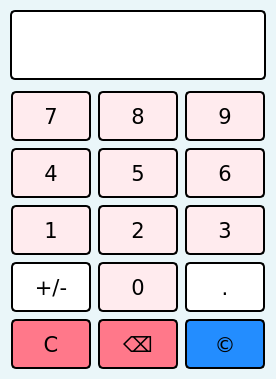
<?xml version="1.0" encoding="UTF-8"?>
<ui version="4.0">
 <class>variable_X</class>
 <widget class="QWidget" name="variable_X">
  <property name="geometry">
   <rect>
    <x>0</x>
    <y>0</y>
    <width>276</width>
    <height>379</height>
   </rect>
  </property>
  <property name="minimumSize">
   <size>
    <width>276</width>
    <height>0</height>
   </size>
  </property>
  <property name="maximumSize">
   <size>
    <width>276</width>
    <height>16777215</height>
   </size>
  </property>
  <property name="windowTitle">
   <string>Введи значение переменной Х</string>
  </property>
  <property name="styleSheet">
   <string notr="true">background-color: rgb(234, 246, 249)</string>
  </property>
  <widget class="QWidget" name="gridLayoutWidget">
   <property name="geometry">
    <rect>
     <x>10</x>
     <y>90</y>
     <width>256</width>
     <height>281</height>
    </rect>
   </property>
   <layout class="QGridLayout" name="gridLayout">
    <item row="4" column="1">
     <widget class="QPushButton" name="button_back">
      <property name="minimumSize">
       <size>
        <width>80</width>
        <height>50</height>
       </size>
      </property>
      <property name="maximumSize">
       <size>
        <width>80</width>
        <height>50</height>
       </size>
      </property>
      <property name="font">
       <font>
        <family>Verdana</family>
        <pointsize>16</pointsize>
        <bold>false</bold>
       </font>
      </property>
      <property name="mouseTracking">
       <bool>true</bool>
      </property>
      <property name="focusPolicy">
       <enum>Qt::WheelFocus</enum>
      </property>
      <property name="styleSheet">
       <string notr="true">
QPushButton {
	background-color: rgb(255, 120, 138);
	border: 2px solid black;
	border-radius: 5px;
}

QPushButton:hover {
	background-color: rgb(255, 79, 91);
}

QPushButton:pressed {
	background-color: rgb(255, 0, 13);
}</string>
      </property>
      <property name="text">
       <string>⌫</string>
      </property>
     </widget>
    </item>
    <item row="1" column="2">
     <widget class="QPushButton" name="button_6">
      <property name="minimumSize">
       <size>
        <width>80</width>
        <height>50</height>
       </size>
      </property>
      <property name="maximumSize">
       <size>
        <width>80</width>
        <height>50</height>
       </size>
      </property>
      <property name="font">
       <font>
        <family>Verdana</family>
        <pointsize>16</pointsize>
        <bold>false</bold>
       </font>
      </property>
      <property name="mouseTracking">
       <bool>true</bool>
      </property>
      <property name="focusPolicy">
       <enum>Qt::WheelFocus</enum>
      </property>
      <property name="styleSheet">
       <string notr="true">
QPushButton {
	background-color: rgb(255, 235, 238);
	border: 2px solid black;
	border-radius: 5px;
}

QPushButton:hover {
	background-color: rgb(176, 254, 255)
}

QPushButton:pressed {
	background-color: rgb(87, 252, 255)
}</string>
      </property>
      <property name="text">
       <string>6</string>
      </property>
     </widget>
    </item>
    <item row="3" column="1">
     <widget class="QPushButton" name="button_0">
      <property name="minimumSize">
       <size>
        <width>80</width>
        <height>50</height>
       </size>
      </property>
      <property name="maximumSize">
       <size>
        <width>80</width>
        <height>50</height>
       </size>
      </property>
      <property name="font">
       <font>
        <family>Verdana</family>
        <pointsize>16</pointsize>
        <bold>false</bold>
       </font>
      </property>
      <property name="mouseTracking">
       <bool>true</bool>
      </property>
      <property name="focusPolicy">
       <enum>Qt::WheelFocus</enum>
      </property>
      <property name="styleSheet">
       <string notr="true">
QPushButton {
	background-color: rgb(255, 235, 238);
	border: 2px solid black;
	border-radius: 5px;
}

QPushButton:hover {
	background-color: rgb(176, 254, 255)
}

QPushButton:pressed {
	background-color: rgb(87, 252, 255)
}</string>
      </property>
      <property name="text">
       <string>0</string>
      </property>
     </widget>
    </item>
    <item row="4" column="0">
     <widget class="QPushButton" name="button_C">
      <property name="minimumSize">
       <size>
        <width>80</width>
        <height>50</height>
       </size>
      </property>
      <property name="maximumSize">
       <size>
        <width>80</width>
        <height>50</height>
       </size>
      </property>
      <property name="font">
       <font>
        <family>Verdana</family>
        <pointsize>16</pointsize>
        <bold>false</bold>
       </font>
      </property>
      <property name="mouseTracking">
       <bool>true</bool>
      </property>
      <property name="focusPolicy">
       <enum>Qt::WheelFocus</enum>
      </property>
      <property name="styleSheet">
       <string notr="true">
QPushButton {
	background-color: rgb(255, 120, 138);
	border: 2px solid black;
	border-radius: 5px;
}

QPushButton:hover {
	background-color: rgb(255, 79, 91);
}

QPushButton:pressed {
	background-color: rgb(255, 0, 13);
}</string>
      </property>
      <property name="text">
       <string>C</string>
      </property>
     </widget>
    </item>
    <item row="1" column="0">
     <widget class="QPushButton" name="button_4">
      <property name="minimumSize">
       <size>
        <width>80</width>
        <height>50</height>
       </size>
      </property>
      <property name="maximumSize">
       <size>
        <width>80</width>
        <height>50</height>
       </size>
      </property>
      <property name="font">
       <font>
        <family>Verdana</family>
        <pointsize>16</pointsize>
        <bold>false</bold>
       </font>
      </property>
      <property name="mouseTracking">
       <bool>true</bool>
      </property>
      <property name="focusPolicy">
       <enum>Qt::WheelFocus</enum>
      </property>
      <property name="styleSheet">
       <string notr="true">
QPushButton {
	background-color: rgb(255, 235, 238);
	border: 2px solid black;
	border-radius: 5px;
}

QPushButton:hover {
	background-color: rgb(176, 254, 255)
}

QPushButton:pressed {
	background-color: rgb(87, 252, 255)
}</string>
      </property>
      <property name="text">
       <string>4</string>
      </property>
     </widget>
    </item>
    <item row="0" column="2">
     <widget class="QPushButton" name="button_9">
      <property name="minimumSize">
       <size>
        <width>80</width>
        <height>50</height>
       </size>
      </property>
      <property name="maximumSize">
       <size>
        <width>80</width>
        <height>50</height>
       </size>
      </property>
      <property name="font">
       <font>
        <family>Verdana</family>
        <pointsize>16</pointsize>
        <bold>false</bold>
       </font>
      </property>
      <property name="mouseTracking">
       <bool>true</bool>
      </property>
      <property name="focusPolicy">
       <enum>Qt::WheelFocus</enum>
      </property>
      <property name="styleSheet">
       <string notr="true">
QPushButton {
	background-color: rgb(255, 235, 238);
	border: 2px solid black;
	border-radius: 5px;
}

QPushButton:hover {
	background-color: rgb(176, 254, 255)
}

QPushButton:pressed {
	background-color: rgb(87, 252, 255)
}</string>
      </property>
      <property name="text">
       <string>9</string>
      </property>
     </widget>
    </item>
    <item row="0" column="0">
     <widget class="QPushButton" name="button_7">
      <property name="minimumSize">
       <size>
        <width>80</width>
        <height>50</height>
       </size>
      </property>
      <property name="maximumSize">
       <size>
        <width>80</width>
        <height>50</height>
       </size>
      </property>
      <property name="font">
       <font>
        <family>Verdana</family>
        <pointsize>16</pointsize>
        <bold>false</bold>
       </font>
      </property>
      <property name="mouseTracking">
       <bool>true</bool>
      </property>
      <property name="focusPolicy">
       <enum>Qt::WheelFocus</enum>
      </property>
      <property name="styleSheet">
       <string notr="true">
QPushButton {
	background-color: rgb(255, 235, 238);
	border: 2px solid black;
	border-radius: 5px;
}

QPushButton:hover {
	background-color: rgb(176, 254, 255)
}

QPushButton:pressed {
	background-color: rgb(87, 252, 255)
}</string>
      </property>
      <property name="text">
       <string>7</string>
      </property>
     </widget>
    </item>
    <item row="0" column="1">
     <widget class="QPushButton" name="button_8">
      <property name="minimumSize">
       <size>
        <width>80</width>
        <height>50</height>
       </size>
      </property>
      <property name="maximumSize">
       <size>
        <width>80</width>
        <height>50</height>
       </size>
      </property>
      <property name="font">
       <font>
        <family>Verdana</family>
        <pointsize>16</pointsize>
        <bold>false</bold>
       </font>
      </property>
      <property name="mouseTracking">
       <bool>true</bool>
      </property>
      <property name="focusPolicy">
       <enum>Qt::WheelFocus</enum>
      </property>
      <property name="styleSheet">
       <string notr="true">
QPushButton {
	background-color: rgb(255, 235, 238);
	border: 2px solid black;
	border-radius: 5px;
}

QPushButton:hover {
	background-color: rgb(176, 254, 255)
}

QPushButton:pressed {
	background-color: rgb(87, 252, 255)
}</string>
      </property>
      <property name="text">
       <string>8</string>
      </property>
     </widget>
    </item>
    <item row="4" column="2">
     <widget class="QPushButton" name="button_ok">
      <property name="minimumSize">
       <size>
        <width>80</width>
        <height>50</height>
       </size>
      </property>
      <property name="maximumSize">
       <size>
        <width>80</width>
        <height>50</height>
       </size>
      </property>
      <property name="font">
       <font>
        <family>Verdana</family>
        <pointsize>16</pointsize>
        <bold>false</bold>
       </font>
      </property>
      <property name="mouseTracking">
       <bool>true</bool>
      </property>
      <property name="focusPolicy">
       <enum>Qt::WheelFocus</enum>
      </property>
      <property name="styleSheet">
       <string notr="true">
QPushButton {
	background-color: rgb(35, 141, 255);
	border: 2px solid black;
	border-radius: 5px;
}

QPushButton:hover {
	background-color: rgb(75, 75, 255)
}

QPushButton:pressed {
	background-color: rgb(22, 1, 255)
}</string>
      </property>
      <property name="text">
       <string>©</string>
      </property>
     </widget>
    </item>
    <item row="2" column="0">
     <widget class="QPushButton" name="button_1">
      <property name="minimumSize">
       <size>
        <width>80</width>
        <height>50</height>
       </size>
      </property>
      <property name="maximumSize">
       <size>
        <width>80</width>
        <height>50</height>
       </size>
      </property>
      <property name="font">
       <font>
        <family>Verdana</family>
        <pointsize>16</pointsize>
        <bold>false</bold>
       </font>
      </property>
      <property name="mouseTracking">
       <bool>true</bool>
      </property>
      <property name="focusPolicy">
       <enum>Qt::WheelFocus</enum>
      </property>
      <property name="styleSheet">
       <string notr="true">
QPushButton {
	background-color: rgb(255, 235, 238);
	border: 2px solid black;
	border-radius: 5px;
}

QPushButton:hover {
	background-color: rgb(176, 254, 255)
}

QPushButton:pressed {
	background-color: rgb(87, 252, 255)
}</string>
      </property>
      <property name="text">
       <string>1</string>
      </property>
     </widget>
    </item>
    <item row="2" column="1">
     <widget class="QPushButton" name="button_2">
      <property name="minimumSize">
       <size>
        <width>80</width>
        <height>50</height>
       </size>
      </property>
      <property name="maximumSize">
       <size>
        <width>80</width>
        <height>50</height>
       </size>
      </property>
      <property name="font">
       <font>
        <family>Verdana</family>
        <pointsize>16</pointsize>
        <bold>false</bold>
       </font>
      </property>
      <property name="mouseTracking">
       <bool>true</bool>
      </property>
      <property name="focusPolicy">
       <enum>Qt::WheelFocus</enum>
      </property>
      <property name="styleSheet">
       <string notr="true">
QPushButton {
	background-color: rgb(255, 235, 238);
	border: 2px solid black;
	border-radius: 5px;
}

QPushButton:hover {
	background-color: rgb(176, 254, 255)
}

QPushButton:pressed {
	background-color: rgb(87, 252, 255)
}</string>
      </property>
      <property name="text">
       <string>2</string>
      </property>
     </widget>
    </item>
    <item row="3" column="2">
     <widget class="QPushButton" name="button_dot">
      <property name="minimumSize">
       <size>
        <width>80</width>
        <height>50</height>
       </size>
      </property>
      <property name="maximumSize">
       <size>
        <width>80</width>
        <height>50</height>
       </size>
      </property>
      <property name="font">
       <font>
        <family>Verdana</family>
        <pointsize>16</pointsize>
        <bold>false</bold>
       </font>
      </property>
      <property name="mouseTracking">
       <bool>true</bool>
      </property>
      <property name="focusPolicy">
       <enum>Qt::WheelFocus</enum>
      </property>
      <property name="styleSheet">
       <string notr="true">
QPushButton {
	background-color: white;
	border: 2px solid black;
	border-radius: 5px;
}

QPushButton:hover {
	background-color: rgb(176, 254, 255)
}

QPushButton:pressed {
	background-color: rgb(87, 252, 255)
}</string>
      </property>
      <property name="text">
       <string>.</string>
      </property>
     </widget>
    </item>
    <item row="2" column="2">
     <widget class="QPushButton" name="button_3">
      <property name="minimumSize">
       <size>
        <width>80</width>
        <height>50</height>
       </size>
      </property>
      <property name="maximumSize">
       <size>
        <width>80</width>
        <height>50</height>
       </size>
      </property>
      <property name="font">
       <font>
        <family>Verdana</family>
        <pointsize>16</pointsize>
        <bold>false</bold>
       </font>
      </property>
      <property name="mouseTracking">
       <bool>true</bool>
      </property>
      <property name="focusPolicy">
       <enum>Qt::WheelFocus</enum>
      </property>
      <property name="styleSheet">
       <string notr="true">
QPushButton {
	background-color: rgb(255, 235, 238);
	border: 2px solid black;
	border-radius: 5px;
}

QPushButton:hover {
	background-color: rgb(176, 254, 255)
}

QPushButton:pressed {
	background-color: rgb(87, 252, 255)
}</string>
      </property>
      <property name="text">
       <string>3</string>
      </property>
     </widget>
    </item>
    <item row="1" column="1">
     <widget class="QPushButton" name="button_5">
      <property name="minimumSize">
       <size>
        <width>80</width>
        <height>50</height>
       </size>
      </property>
      <property name="maximumSize">
       <size>
        <width>80</width>
        <height>50</height>
       </size>
      </property>
      <property name="font">
       <font>
        <family>Verdana</family>
        <pointsize>16</pointsize>
        <bold>false</bold>
       </font>
      </property>
      <property name="mouseTracking">
       <bool>true</bool>
      </property>
      <property name="focusPolicy">
       <enum>Qt::WheelFocus</enum>
      </property>
      <property name="styleSheet">
       <string notr="true">
QPushButton {
	background-color: rgb(255, 235, 238);
	border: 2px solid black;
	border-radius: 5px;
}

QPushButton:hover {
	background-color: rgb(176, 254, 255)
}

QPushButton:pressed {
	background-color: rgb(87, 252, 255)
}</string>
      </property>
      <property name="text">
       <string>5</string>
      </property>
     </widget>
    </item>
    <item row="3" column="0">
     <widget class="QPushButton" name="button_abs">
      <property name="minimumSize">
       <size>
        <width>80</width>
        <height>50</height>
       </size>
      </property>
      <property name="maximumSize">
       <size>
        <width>80</width>
        <height>50</height>
       </size>
      </property>
      <property name="font">
       <font>
        <family>Verdana</family>
        <pointsize>16</pointsize>
        <bold>false</bold>
       </font>
      </property>
      <property name="mouseTracking">
       <bool>true</bool>
      </property>
      <property name="focusPolicy">
       <enum>Qt::WheelFocus</enum>
      </property>
      <property name="styleSheet">
       <string notr="true">
QPushButton {
	background-color: white;
	border: 2px solid black;
	border-radius: 5px;
}

QPushButton:hover {
	background-color: rgb(176, 254, 255)
}

QPushButton:pressed {
	background-color: rgb(87, 252, 255)
}</string>
      </property>
      <property name="text">
       <string>+/-</string>
      </property>
     </widget>
    </item>
   </layout>
  </widget>
  <widget class="QLineEdit" name="monitor">
   <property name="enabled">
    <bool>true</bool>
   </property>
   <property name="geometry">
    <rect>
     <x>10</x>
     <y>10</y>
     <width>256</width>
     <height>70</height>
    </rect>
   </property>
   <property name="minimumSize">
    <size>
     <width>256</width>
     <height>70</height>
    </size>
   </property>
   <property name="maximumSize">
    <size>
     <width>256</width>
     <height>70</height>
    </size>
   </property>
   <property name="styleSheet">
    <string notr="true">QLineEdit {
background-color: white;
border: 2px solid black;
border-top-left-radius: 5px;
border-top-right-radius: 5px;
border-bottom-left-radius: 5px;
border-bottom-right-radius: 5px;
color: #999;
font-size: 21pt;
}</string>
   </property>
   <property name="alignment">
    <set>Qt::AlignRight|Qt::AlignTrailing|Qt::AlignVCenter</set>
   </property>
  </widget>
 </widget>
 <resources/>
 <connections/>
</ui>
